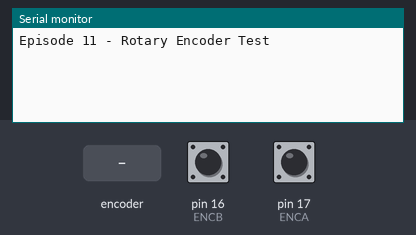
Recording of a sketch running on a simulated Arduino Uno, built with avr-gcc and run on an emulated ATmega328P. Parts: the last lines printed to the serial monitor. The inputs (shaded band) are chosen by the test bench; at power-on: pin 16 (ENCB) HIGH, pin 17 (ENCA) HIGH.

Above: at 1.2 s.
1.3 s: rotary encoder on pin 17 (ENCA) / pin 16 (ENCB) turned 3 steps (first pin leading)
At 2.9 s:
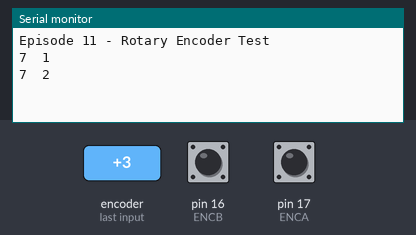
3.4 s: rotary encoder on pin 17 (ENCA) / pin 16 (ENCB) turned 2 steps (second pin leading)
At 4.4 s:
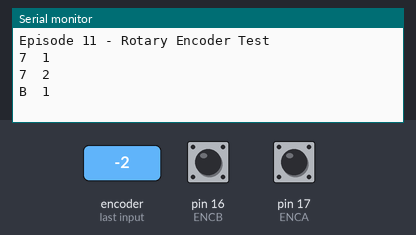

Measured:
- after the input at 1.3 s, the serial monitor: prints a new line after 0.28 s (image 1)
- after the input at 3.4 s, the serial monitor: prints a new line after 0.28 s (image 2)

The sketch:

Episode_11.ino
```cpp
// Episode 11
// Rotary Encoder

// What we want
// 11 --> 10 --> 00 --> 01
// 11 --> 01 --> 00 --> 10

// encoder pin connections, swap the pins to reverse the direction of rotation id desired
#define ENCA  17    // Encoder pin A
#define ENCB  16    // Encoder pin B

uint32_t TNow = 0;              // the time now
uint32_t TPrevious = 0;         // the time at the last iteration
uint32_t TElapsed = 0;          // the difference between the above

uint32_t TLastUpdate = 0;       // the time of the last update
uint32_t TLastAction = 0;       // the time of the last action
uint32_t TLastO = 0;            // the time of the last change in output, used to manage acceleration

uint8_t EncVal = 0;             // the encoder value, bits 0 & 1 are the current reading 2 & 3 the previous one
int16_t O = 0;                  // output value, starts at zero
int16_t LastO = 0;              // the previous output value, makes it easy to see when it changes
int8_t LastV = 0;               // last intermediate value, used as part of the debouncing code

//int8_t table[]= {0,1,-1,0,-1,0,0,1,1,0,0,-1,0,-1,1,0};      // array to show all possible transitions
int8_t table[]= {0,0,0,0,0,0,0,1,0,0,0,-1,0,0,0,0};         // array showing only the vlaid "click" transitions

void setup() {
  // put your setup code here, to run once:
  Serial.begin(115200);
  while (!Serial)
  {
    delay(1);
  }

  pinMode(ENCA, INPUT_PULLUP);      // pin for encoder port A, internal pull up, no need for external resistor
  pinMode(ENCB, INPUT_PULLUP);      // pin for encoder port B, internal pull up, no need for external resistor

  Serial.println("Episode 11 - Rotary Encoder Test");

}

void loop() {
  // put your main code here, to run repeatedly:
  TNow = millis();
  TElapsed = TNow - TPrevious;
  TPrevious = TNow;

  if (TNow - TLastAction > 1)                               // loop puts 1ms minimum between readings for sanity, a loop doing other things may not need this
  {
    EncVal <<= 2;                                           // 0b00000011 --> 0b00001100
    if(digitalRead(ENCA) == HIGH) { EncVal |= 0x01;}        // 0b0000000A
    if(digitalRead(ENCB) == HIGH) { EncVal |= 0x02;}        // 0b000000BA
    EncVal &= 0x0f;                                         // 0b00001111   masks the top for bits, value is 0-15

    int8_t V = table[EncVal];                               // intermediate value from the table
    if (V != 0)                                             // if the intermediate value is not zero, i.e. we have a transition
    {
      if (LastV == V)                                       // if the transition is the same as the previous one (helps remove bouncing)
      {
        int8_t inc = table[EncVal];                         // get the increment from the table

        uint32_t T = TNow - TLastO;                         // calculate how long since the last time we did this

        // acceleration
        if (T < 50)                                         // if the time is less than 50ms
        {
          inc *= 4;                                         // go at x4 speed
        }
        else if(T < 200)                                    // otherwise if less than 200ms
        {
          inc *= 2;                                         // go at twice speed
        }
        // default is whatever is in the table

        O += inc;

        // cap collar
        if (O > 126){O = 126;}
        if (O < -126) {O = -126;}

        TLastO = TNow;                                      // store the time we made the change
      }
      LastV = V;                                            // store the intermediate value for next time
    }
    TLastAction = TNow;                                     // time for the action loop
  }


  if (O != LastO)                                           // if the value of O has changed, output it
  {
    Serial.print(EncVal, HEX);
    Serial.print("  ");
    Serial.println(O);
    LastO = O;
  }

}
```
